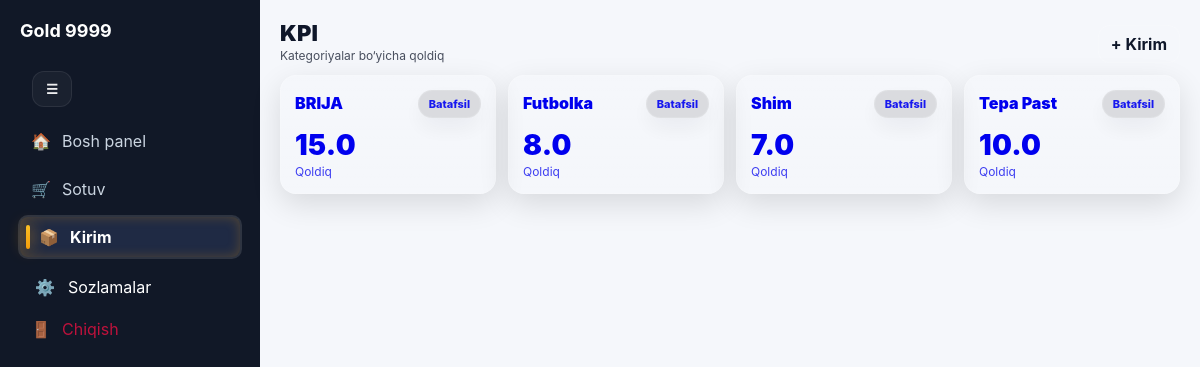
Page /kpi (signed in) on the committed database.
### tables this page shows
CREATE TABLE categories(
      id INTEGER PRIMARY KEY AUTOINCREMENT,
      name TEXT UNIQUE NOT NULL,
      sort_order INTEGER NOT NULL DEFAULT 100,
      is_active INTEGER NOT NULL DEFAULT 1,
      created_at TEXT NOT NULL DEFAULT CURRENT_TIMESTAMP
    );

### app.py (the view)
@app.route("/kpi")
@login_required
@admin_required
def kpi():
    init_db()
    cats = q("""
        SELECT id, name, sort_order
        FROM categories
        WHERE is_active=1
        ORDER BY sort_order, name
    """)
    rows = q("""
        SELECT
          c.id AS category_id,
          COALESCE(SUM(CASE WHEN m.move_type='IN' THEN m.qty ELSE 0 END),0) -
          COALESCE(SUM(CASE WHEN m.move_type='OUT' THEN m.qty ELSE 0 END),0) AS stock_qty
        FROM categories c
        JOIN products p ON p.category_id=c.id AND p.is_active=1
        LEFT JOIN inventory_moves m ON m.product_id=p.id
        WHERE c.is_active=1
        GROUP BY c.id
        ORDER BY c.sort_order, c.name
    """)
    stock_map = {int(r["category_id"]): float(r["stock_qty"] or 0) for r in rows}
    return render_template("kpi.html", cats=cats, stock_map=stock_map, app_name=APP_NAME)

### app.py (called while the page is built)
def get_db() -> sqlite3.Connection:
    if "db" not in g:
        conn = sqlite3.connect(DB_PATH)
        conn.execute("PRAGMA foreign_keys = ON;")
        conn.execute("PRAGMA journal_mode = WAL;")
        conn.execute("PRAGMA synchronous = NORMAL;")
        conn.execute("PRAGMA temp_store = MEMORY;")
        conn.execute("PRAGMA cache_size = -20000;")
        conn.row_factory = sqlite3.Row
        conn.execute("PRAGMA foreign_keys = ON;")
        g.db = conn
    return g.db

def q1(sql: str, params: tuple = ()) -> Optional[sqlite3.Row]:
    cur = get_db().execute(sql, params)
    row = cur.fetchone()
    cur.close()
    return row

def q(sql: str, params: tuple = ()) -> list[sqlite3.Row]:
    cur = get_db().execute(sql, params)
    rows = cur.fetchall()
    cur.close()
    return rows

def login_required(fn):
    @wraps(fn)
    def wrapper(*args, **kwargs):
        if not session.get("user_id"):
            return redirect(url_for("login"))
        return fn(*args, **kwargs)
    return wrapper

def admin_required(fn):
    @wraps(fn)
    def wrapper(*args, **kwargs):
        if session.get("role") != "admin":
            flash("Bu bo‘lim faqat admin uchun", "danger")
            return redirect(url_for("home"))
        return fn(*args, **kwargs)
    return wrapper

### templates/kpi.html
{% extends "base.html" %}
{% block content %}
<div class="page">
  <div class="kpi-top">
    <div>
      <div class="kpi-h1">KPI</div>
      <div class="kpi-h2">Kategoriyalar bo‘yicha qoldiq</div>
    </div>
    <a class="kpi-mini-btn" href="{{ url_for('kirim') }}">+ Kirim</a>
  </div>
  <div class="kpi-grid-2">
    {% for c in cats %}
      {% set v = (stock_map.get(c.id, 0) or 0) %}
      <a class="kpi-card-2" href="{{ url_for('kpi_kirim', category_id=c.id) }}">
        <div class="kpi-card-row">
          <div class="kpi-card-title">{{ c.name }}</div>
          <div class="kpi-pill">Batafsil</div>
        </div>
        <div class="kpi-card-value">{{ v | round(2) }}</div>
        <div class="kpi-card-sub">Qoldiq</div>
      </a>
    {% endfor %}
  </div>
</div>
{% endblock %}

### static/style.css (style rules this page uses)
body { margin:0; font-family:-apple-system,BlinkMacSystemFont,"Segoe UI",Roboto; background:#f2f4f8; }
:root { --bg0:#0b1220; --bg1:#0f172a; --card:rgba(255,255,255,.07); --card2:rgba(255,255,255,.10); --text:#e5e7eb; --muted:#94a3b8; --line:rgba(255,255,255,.14); --accent:#60a5fa; --accent2:#34d399; }
.app-body { background:#f5f7fb; color:#0f172a; }
.kpi-pill { background:#fff; border:1px solid #e5e7eb; border-radius: 999px; padding: 8px 12px; box-shadow: 0 10px 24px rgba(15,23,42,.06); font-size: 13px; }
.kpi-top { display:flex;align-items:flex-end;justify-content:space-between;gap:12px;margin-bottom:12px }
.kpi-h1 { font-size:22px;font-weight:900;letter-spacing:.2px }
.kpi-h2 { font-size:12px;opacity:.75;margin-top:2px }
.kpi-mini-btn { display:inline-flex;align-items:center;justify-content:center;height:36px;padding:0 12px;border-radius:12px;text-decoration:none;border:1px solid rgba(255,255,255,.12);background:rgba(255,255,255,.06);color:inherit;font-weight:700 }
.kpi-grid-2 { display:grid;grid-template-columns:repeat(2,minmax(0,1fr));gap:12px }
@media (min-width:900px) { .kpi-grid-2 { grid-template-columns:repeat(4,minmax(0,1fr)) } }
.kpi-card-2 { display:block;text-decoration:none;border-radius:16px;padding:14px;border:1px solid rgba(255,255,255,.12);background:linear-gradient(180deg, rgba(255,255,255,.08), rgba(255,255,255,.03));box-shadow:0 10px 30px rgba(0,0,0,.12) }
.kpi-card-row { display:flex;align-items:center;justify-content:space-between;gap:10px }
.kpi-card-title { font-weight:900;line-height:1.1 }
.kpi-pill { font-size:11px;font-weight:800;padding:6px 10px;border-radius:999px;border:1px solid rgba(255,255,255,.14);background:rgba(0,0,0,.12);opacity:.9 }
.kpi-card-value { font-size:28px;font-weight:950;margin-top:10px;letter-spacing:.3px }
.kpi-card-sub { font-size:12px;opacity:.75;margin-top:2px }
@media (min-width: 900px) { body { padding-bottom: 0 !important; } }

### rows in the picture
categories: name "BRIJA", v "15.0"
categories: name "Futbolka", v "8.0"
categories: name "Shim", v "7.0"
categories: name "Tepa Past", v "10.0"
